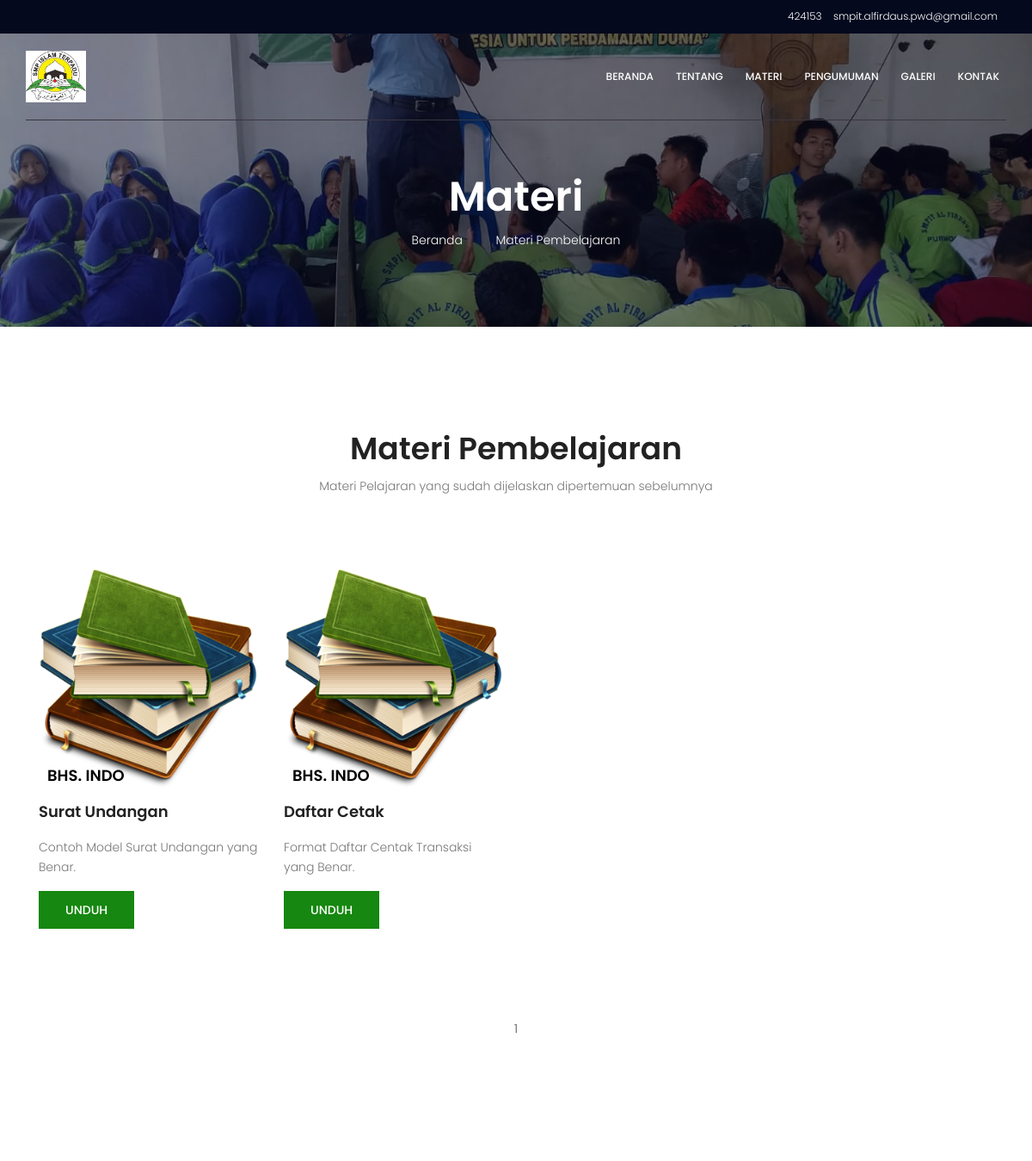
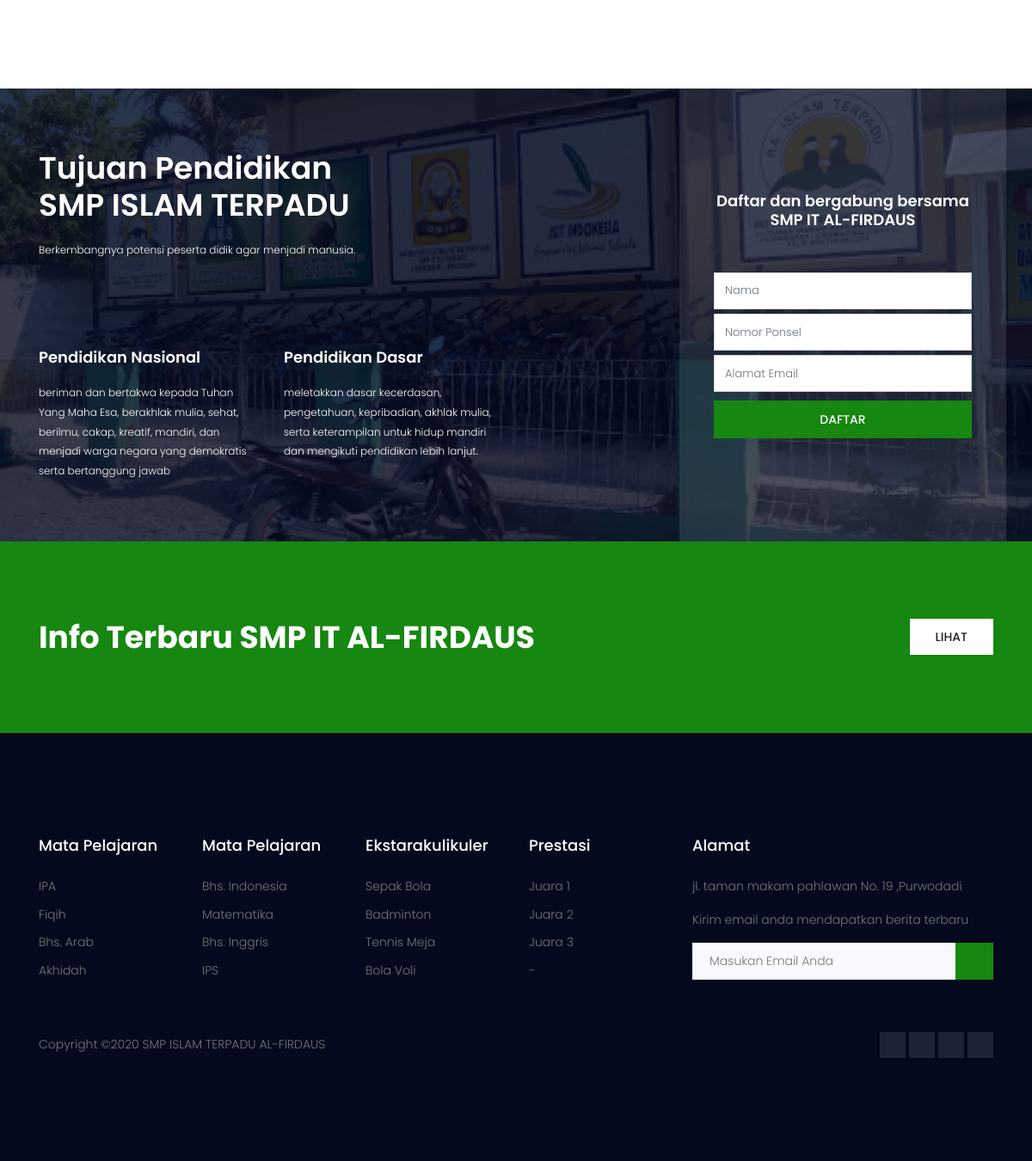
The app's page /materi.php with its own data (2 pictures, top to bottom).
### tables this page shows
CREATE TABLE `materi` (
  `id_materi` int(11) NOT NULL,
  `id_pelajaran` text,
  `judul_materi` text,
  `deskripsi_materi` text,
  `penerbit_materi` text,
  `lampiran_file_materi` text,
  `tanggal_penerbitan_materi` date DEFAULT NULL
);

CREATE TABLE `pelajaran` (
  `id_pelajaran` int(11) NOT NULL,
  `nama_pelajaran` text NOT NULL
);

### materi.php (the view, shortened to what this page needs)
<!DOCTYPE html>
<html lang="zxx" class="no-js">
<head>
    <link rel="stylesheet" href="css/linearicons.css">
    <link rel="stylesheet" href="css/font-awesome.min.css">
    <link rel="stylesheet" href="css/bootstrap.css">
    <link rel="stylesheet" href="css/magnific-popup.css">
    <link rel="stylesheet" href="css/nice-select.css">
    <link rel="stylesheet" href="css/animate.min.css">
    <link rel="stylesheet" href="css/owl.carousel.css">
    <link rel="stylesheet" href="css/jquery-ui.css">
    <link rel="stylesheet" href="css/main.css">
</head>
<body>
<?php include "component/header.php" ?>
<section class="banner-area relative about-banner" id="home">
    <div class="overlay overlay-bg"></div>
    <div class="container">
        <div class="row d-flex align-items-center justify-content-center">
            <div class="about-content col-lg-12">
                <h1 class="text-white">
                    Materi
                </h1>
                <p class="text-white link-nav"><a href="index.php">Beranda </a> <span
                            class="lnr lnr-arrow-right"></span> <a href="materi.php?halaman=1"> Materi Pembelajaran</a></p>
            </div>
        </div>
    </div>
</section>
<section class="popular-courses-area section-gap courses-page">
    <div class="container">
        <div class="row d-flex justify-content-center">
            <div class="menu-content pb-70 col-lg-8">
                <div class="title text-center">
                    <h1 class="mb-10">Materi Pembelajaran</h1>
                    <p>Materi Pelajaran yang sudah dijelaskan dipertemuan sebelumnya</p>
                </div>
            </div>
        </div>
        <div class="row">
            <?php
            require 'connection/config.php';
            $halaman = 4;
            $page = isset($_GET["halaman"]) ? (int)$_GET["halaman"] : 1;
            $mulai = ($page>1) ? ($page * $halaman) - $halaman : 0;
            $result = mysqli_query($conn, "SELECT * FROM materi");
            $total = mysqli_num_rows($result);
            $pages = ceil($total/$halaman);
            $query = mysqli_query($conn, "SELECT * FROM materi LIMIT $mulai, $halaman");
            while ($data = mysqli_fetch_array($query)) {
                $pelajaran = $data['id_pelajaran'];
                $query_2 = mysqli_query($conn, "SELECT * FROM pelajaran WHERE id_pelajaran='$pelajaran'");
                $data_2 = mysqli_fetch_array($query_2);
                echo '
						<div class="single-popular-carusel col-lg-3 col-md-6">
							<div class="thumb-wrap relative">
								<div class="thumb relative">
									<div class="overlay overlay-bg"></div>
									<img class="img-fluid" src="img/buku.png" alt="">
								</div>
								<div class="meta d-flex justify-content-between">
									<h4 style="color: black">' . $data_2['nama_pelajaran'] . '</h4>
								</div>
							</div>
							<div class="details">
								<a href="course-details.html">
									<h4>
										' . $data['judul_materi'] . '
									</h4>
								</a>
								<p>' . $data['deskripsi_materi'] . '</p>
							</div>
							<a href="admin/pages/proses/dwonload-materi.php?filename=' . $data['lampiran_file_materi'] . '" class="primary-btn text-uppercase mx-auto">Unduh</a>
						</div>';
            }
            ?>
        </div>
        <nav class="blog-pagination justify-content-center d-flex">
            <ul class="pagination">
                <?php
                $halaman = $_GET['halaman'];
                ?>
                <?php for ($i=1; $i<=$pages ; $i++){ ?>
                    <li <?php if($halaman== $i){ $class ='page-item active'; }else{ $class='page-item';} ?>  class="<?php echo $class ?>"><a href="?halaman=<?php echo $i; ?>" class="page-link"><?php echo $i; ?></a></li>
                <?php } ?>
            </ul>
        </nav>
    </div>
</section>
<section class="search-course-area relative">
    <div class="overlay overlay-bg"></div>
    <div class="container">
        <div class="row justify-content-between align-items-center">
            <div class="col-lg-6 col-md-6 search-course-left">
                <h1 class="text-white">
                    Tujuan Pendidikan <br>
                    SMP ISLAM TERPADU
                </h1>
                <p style="color: white">
                    Berkembangnya potensi peserta didik agar menjadi manusia.
                </p>
                <div class="row details-content">
                    <div class="col single-detials">
                        <span class="lnr lnr-graduation-hat"></span>
                        <a href="#"><h4>Pendidikan Nasional</h4></a>
                        <p style="color: white">
                            beriman dan bertakwa kepada Tuhan Yang Maha Esa, berakhlak mulia, sehat, berilmu, cakap,
                            kreatif, mandiri,
                            dan menjadi warga negara yang demokratis serta bertanggung jawab
                        </p>
                    </div>
                    <div class="col single-detials">
                        <span class="lnr lnr-license"></span>
                        <a href="#"><h4>Pendidikan Dasar</h4></a>
                        <p style="color: white">
                            meletakkan dasar kecerdasan, pengetahuan, kepribadian, akhlak mulia,
                            serta keterampilan untuk hidup mandiri dan mengikuti pendidikan lebih lanjut.
                        </p>
                    </div>
                </div>
            </div>
            <div class="col-lg-4 col-md-6 search-course-right section-gap">
                <form class="form-wrap" action="#">
                    <h4 class="text-white pb-20 text-center mb-30">Daftar dan bergabung bersama SMP IT AL-FIRDAUS</h4>
                    <input type="text" class="form-control" name="name" placeholder="Nama">
                    <input type="text" class="form-control" name="phone" placeholder="Nomor Ponsel">
                    <input type="email" class="form-control" name="email" placeholder="Alamat Email">
                    <button class="primary-btn text-uppercase">Daftar</button>
                </form>
            </div>
        </div>
    </div>
</section>
<section class="cta-two-area">
    <div class="container">
        <div class="row">
            <div class="col-lg-8 cta-left">
                <h1>Info Terbaru SMP IT AL-FIRDAUS</h1>
            </div>
            <div class="col-lg-4 cta-right">
                <a class="primary-btn wh" href="pengumuman.php?halaman=1">Lihat</a>
            </div>
        </div>
    </div>
</section>
<?php include "component/footer.php" ?>
</body>
</html>

### records on screen
materi: id_pelajaran.nama_pelajaran "BHS. INDO", judul_materi "Surat Undangan", deskripsi_materi "Contoh Model Surat Undangan yang Benar."
materi: id_pelajaran.nama_pelajaran "BHS. INDO", judul_materi "Daftar Cetak", deskripsi_materi "Format Daftar Centak Transaksi yang Benar."
